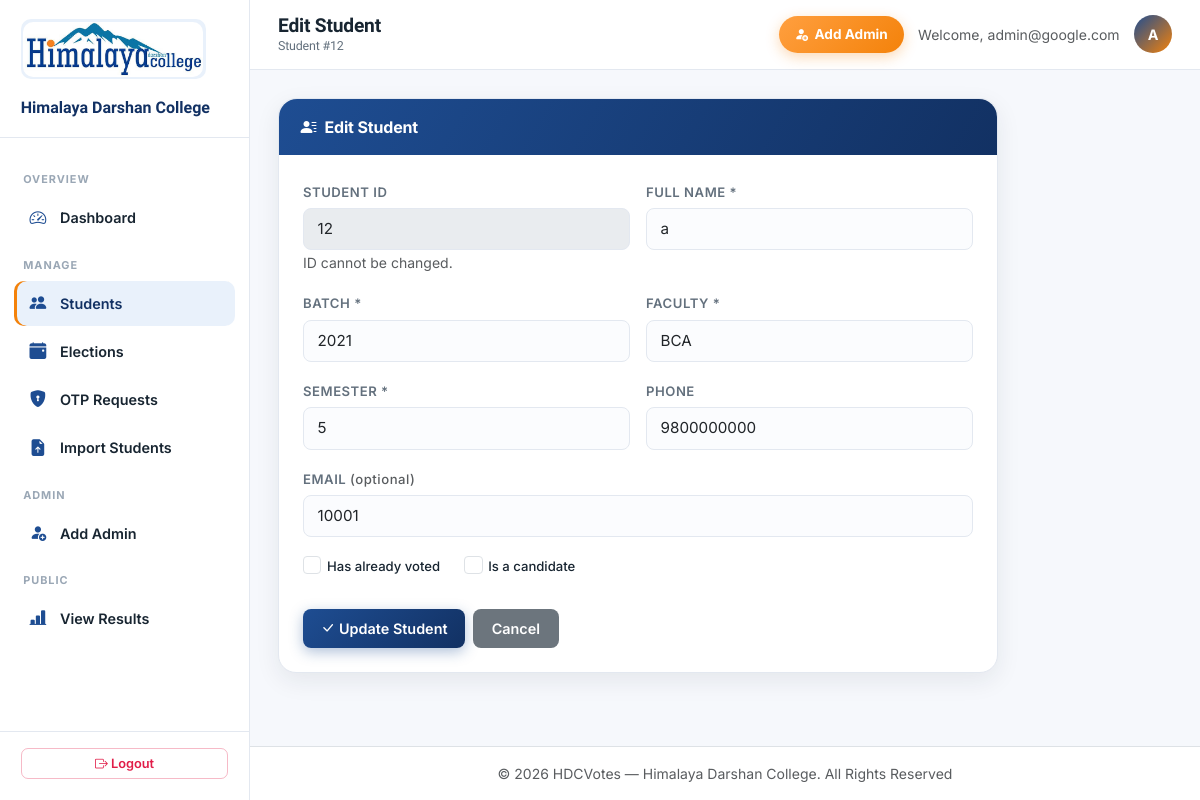
The page /Admin/edit_student.php?id=12 (signed in) on the database its author committed.
### tables this page shows
CREATE TABLE `student` (
  `student_id` int(11) NOT NULL,
  `student_name` varchar(100) NOT NULL,
  `student_batch` varchar(20) NOT NULL,
  `student_faculty` varchar(50) NOT NULL,
  `student_semester` int(11) NOT NULL CHECK (`student_semester` between 1 and 8),
  `student_phone` varchar(15) DEFAULT NULL,
  `student_email` varchar(100) DEFAULT NULL,
  `student_otp` varchar(6) DEFAULT NULL,
  `voting_status` tinyint(1) DEFAULT 0,
  `is_candidate` tinyint(1) DEFAULT 0,
  `is_present` tinyint(1) NOT NULL DEFAULT 0
);

### Admin/edit_student.php (the view, shortened to what this page needs)
<?php
require_once '../Database/db_connect.php';
$student_id = isset($_GET['id']) ? intval($_GET['id']) : 0;
$stmt = $conn->prepare("SELECT * FROM student WHERE student_id = ?");
$stmt->bind_param("i", $student_id);
$stmt->execute();
$result = $stmt->get_result();
$student = $result->fetch_assoc();
include 'header.php';
?>
<div class="card shadow" style="max-width:720px;">
    <div class="card-header bg-primary text-white"><i class="bi bi-person-lines-fill me-2"></i>Edit Student</div>
    <div class="card-body">
        <form method="POST">
            <div class="row g-3">
                <div class="col-md-6">
                    <label>Student ID</label>
                    <input type="text" class="form-control" value="<?= htmlspecialchars($student['student_id']) ?>" disabled>
                    <small class="text-muted">ID cannot be changed.</small>
                </div>
                <div class="col-md-6">
                    <label>Full Name *</label>
                    <input type="text" name="student_name" class="form-control" value="<?= htmlspecialchars($student['student_name']) ?>" required>
                </div>
                <div class="col-md-6">
                    <label>Batch *</label>
                    <input type="text" name="student_batch" class="form-control" value="<?= htmlspecialchars($student['student_batch']) ?>" required>
                </div>
                <div class="col-md-6">
                    <label>Faculty *</label>
                    <input type="text" name="student_faculty" class="form-control" value="<?= htmlspecialchars($student['student_faculty']) ?>" required>
                </div>
                <div class="col-md-6">
                    <label>Semester *</label>
                    <input type="number" name="student_semester" class="form-control" min="1" max="8" value="<?= htmlspecialchars($student['student_semester']) ?>" required>
                </div>
                <div class="col-md-6">
                    <label>Phone</label>
                    <input type="text" name="student_phone" class="form-control" value="<?= htmlspecialchars($student['student_phone']) ?>">
                </div>
                <div class="col-12">
                    <label>Email <span class="text-muted" style="text-transform:none;font-weight:500;">(optional)</span></label>
                    <input type="email" name="student_email" class="form-control" value="<?= htmlspecialchars($student['student_email'] ?? '') ?>">
                </div>
            </div>
            <div class="d-flex flex-wrap gap-4 mt-3">
                <div class="form-check">
                    <input type="checkbox" name="voting_status" class="form-check-input" id="votingStatus" <?= $student['voting_status'] ? 'checked' : '' ?>>
                    <label class="form-check-label" for="votingStatus">Has already voted</label>
                </div>
                <div class="form-check">
                    <input type="checkbox" name="is_candidate" class="form-check-input" id="isCandidate" <?= $student['is_candidate'] ? 'checked' : '' ?>>
                    <label class="form-check-label" for="isCandidate">Is a candidate</label>
                </div>
            </div>
            <div class="d-flex gap-2 mt-4">
                <button type="submit" class="btn btn-primary"><i class="bi bi-check-lg me-1"></i>Update Student</button>
                <a href="home.php?section=students" class="btn btn-secondary">Cancel</a>
            </div>
        </form>
    </div>
</div>
<?php include 'footer.php'; ?>

### assets/css/custom.css (style rules this page uses)
:root { --primary:#ffffff; --primary-tint:#f6f8fc; --primary-shade:#eef1f6; --secondary:#1e4d92; --secondary-dark:#123163; --secondary-light:#3f74b8; --secondary-soft:#e9f1fb; --tertiary:#f4820a; --tertiary-dark:#c96600; --tertiary-light:#ff9f3f; --tertiary-soft:#fff1e0; --success:#16a34a; --danger:#e11d48; --warning:#d97706; --primary-brand:var(--secondary); --primary-dark:var(--secondary-dark); --primary-light:var(--secondary-light); --accent:var(--tertiary); --ink:#182531; --muted:#63707d; --border:#e3e8f0; --bg:var(--primary-tint); --card:var(--primary); --sidebar-from:#ffffff; --sidebar-to:#ffffff; --radius-lg:18px; --radius-md:12px; --radius-sm:8px; --shadow-sm:0 1px 3px rgba(24,37,49,0.06); --shadow-md:0 8px 24px rgba(24,37,49,0.08); --shadow-lg:0 20px 50px rgba(24,37,49,0.16); }
* { box-sizing:border-box; }
html, body { background:var(--bg); color:var(--ink); font-family:'Inter','Plus Jakarta Sans',-apple-system,BlinkMacSystemFont,sans-serif; -webkit-font-smoothing:antialiased; }
a { color:var(--secondary); text-decoration:none; }
.btn { border-radius:var(--radius-sm); font-weight:600; font-size:0.9rem; padding:0.5rem 1.1rem; transition:all .18s ease; border:1px solid transparent; }
.btn-primary { background:linear-gradient(135deg,var(--secondary),var(--secondary-dark)); border:none; color:#fff; box-shadow:0 4px 14px rgba(30,77,146,0.35); }
.btn-secondary, .btn-outline-secondary { border-radius:var(--radius-sm); }
.card { border:1px solid var(--border); border-radius:var(--radius-lg); box-shadow:var(--shadow-sm); background:var(--card); }
.card-header { border-radius:var(--radius-lg) var(--radius-lg) 0 0 !important; border-bottom:none; font-weight:700; padding:1rem 1.35rem; letter-spacing:-0.01em; }
.card-header.bg-primary { background:linear-gradient(120deg,var(--secondary),var(--secondary-dark)) !important; }
.card-body { padding:1.5rem; }
.card.shadow { box-shadow:var(--shadow-md) !important; }
label { font-weight:600; font-size:0.82rem; color:var(--muted); text-transform:uppercase; letter-spacing:.04em; margin-bottom:.35rem; display:inline-block; }
.form-control, .form-select { border-radius:var(--radius-sm); border:1.5px solid var(--border); padding:0.55rem 0.85rem; font-size:0.95rem; transition:all .15s ease; background:#fbfcfe; }
.form-check-input { border-radius:5px; width:1.15em; height:1.15em; margin-top:0.15em; }
.form-check-label { text-transform:none; font-weight:500; color:var(--ink); letter-spacing:0; }
.bg-primary { background:linear-gradient(120deg,var(--secondary),var(--secondary-dark)) !important; }

### rows shown on the page
student: student_id "12", student_name "a", student_batch "2021", student_faculty "BCA", student_semester "5", student_phone "9800000000", student_email "10001"

### other values the page prints
$pageTitle "Edit Student"
$pageSubtitle "Student #12"
$adminEmail "admin@google.com"
$adminInitial "A"
